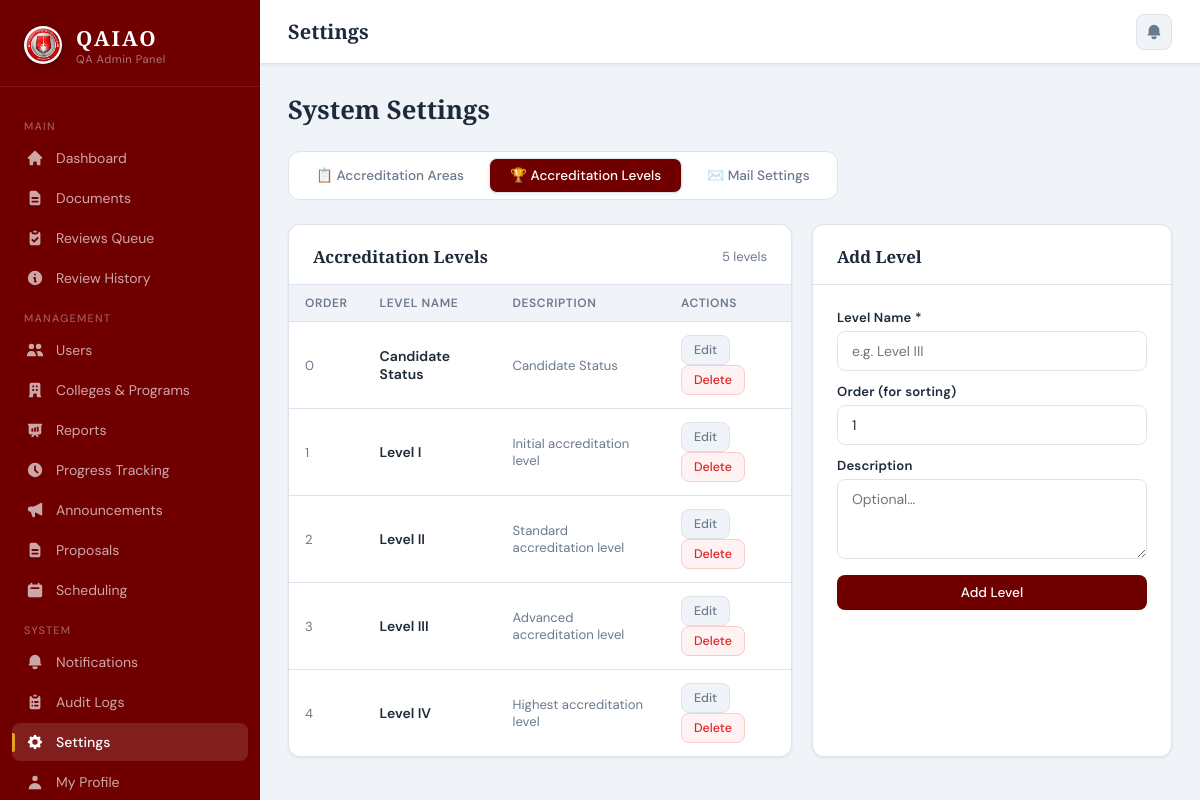
Page /admin/settings.php?tab=levels on the committed database.
### tables this page shows
CREATE TABLE IF NOT EXISTS accreditation_levels (
    id           INT UNSIGNED AUTO_INCREMENT PRIMARY KEY,
    level_name   VARCHAR(100) NOT NULL,
    level_order  TINYINT UNSIGNED NOT NULL DEFAULT 1,
    description  TEXT,
    created_at   TIMESTAMP DEFAULT CURRENT_TIMESTAMP
);

### admin/settings.php (the view, shortened to what this page needs)
<?php
include '../database/db_connect.php';
$active_tab = in_array($_GET['tab']??'', ['areas','levels','mail']) ? $_GET['tab'] : 'areas';
$areas  = $conn->query("SELECT * FROM areas WHERE parent_id IS NULL ORDER BY sort_order,area_name");
$levels = $conn->query("SELECT * FROM accreditation_levels ORDER BY level_order,level_name");
?>
<!DOCTYPE html><html lang="en"><head><title>Settings — QA System</title><?php include 'head.php'; ?>
</head>
<body><?php include 'sidebar.php'; ?>
<div class="main-content">
  <div class="topbar">
            <div class="topbar-title">Settings</div>
    <div class="topbar-right">
      <a href="notifications.php" class="notif-btn">
        <svg viewBox="0 0 20 20" fill="currentColor"><path d="M10 2a6 6 0 00-6 6v3.586l-.707.707A1 1 0 004 14h12a1 1 0 00.707-1.707L16 11.586V8a6 6 0 00-6-6zM10 18a3 3 0 01-3-3h6a3 3 0 01-3 3z"/></svg>
      </a>
    </div>
  </div>
  <div class="page-body">
    <div class="page-header"><h1 class="page-heading">System Settings</h1></div>
    <div style="display:flex;gap:4px;background:white;padding:6px;border-radius:12px;border:1px solid var(--border);margin-bottom:24px;width:fit-content;">
      <a href="?tab=areas"  class="tab-pill <?=$active_tab==='areas'?'active':''?>">📋 Accreditation Areas</a>
      <a href="?tab=levels" class="tab-pill <?=$active_tab==='levels'?'active':''?>">🏆 Accreditation Levels</a>
      <a href="?tab=mail"   class="tab-pill <?=$active_tab==='mail'?'active':''?>">✉️ Mail Settings</a>
    </div>
    <?php if($active_tab==='areas'): ?>
    <div style="display:grid;grid-template-columns:1fr 360px;gap:20px;">
      <div class="card">
        <div class="card-header">
          <span class="card-title">Accreditation Areas</span>
          <span class="text-sm text-muted"><?=$areas->num_rows?> areas</span>
        </div>
        <div class="table-wrapper">
          <table>
            <thead><tr><th>Code</th><th>Area Name</th><th>Description</th><th>Sort</th><th>Actions</th></tr></thead>
            <tbody>
            <?php if($areas->num_rows===0):?>
            <tr><td colspan="5"><div class="empty-state"><p>No areas yet.</p></div></td></tr>
            <?php else: while($a=$areas->fetch_assoc()):?>
            <tr>
              <td class="text-sm"><strong><?=htmlspecialchars($a['area_code']?:'—')?></strong></td>
              <td style="font-weight:500;"><?=htmlspecialchars($a['area_name'])?></td>
              <td class="text-sm text-muted"><?=htmlspecialchars(mb_substr($a['description']??'',0,60))?></td>
              <td class="text-sm text-muted"><?=(int)$a['sort_order']?></td>
              <td>
                <button class="btn btn-ghost btn-sm" onclick='openEditArea(<?=json_encode($a)?>')'>Edit</button>
                <form method="POST" style="display:inline;" class="swal-confirm-form" data-title="Confirm Delete" data-text="Delete this area?" data-icon="warning" data-confirm="Yes, Delete">
                  <input type="hidden" name="form_action" value="delete_area">
                  <input type="hidden" name="area_id" value="<?=$a['id']?>">
                  <button type="submit" class="btn btn-danger btn-sm">Delete</button>
                </form>
              </td>
            </tr>
            <?php endwhile; endif;?>
            </tbody>
          </table>
        </div>
      </div>
      <div class="card">
        <div class="card-header"><span class="card-title">Add Area</span></div>
        <div class="card-body">
          <form method="POST">
            <input type="hidden" name="form_action" value="create_area">
            <div class="field" style="margin-bottom:12px;"><label>Area Code</label><input type="text" name="area_code" placeholder="e.g. A1" maxlength="30"></div>
            <div class="field" style="margin-bottom:12px;"><label>Area Name *</label><input type="text" name="area_name" required placeholder="e.g. Mission and Vision"></div>
            <div class="field" style="margin-bottom:12px;"><label>Description</label><textarea name="description" rows="2" placeholder="Optional…"></textarea></div>
            <div class="field" style="margin-bottom:16px;"><label>Sort Order</label><input type="number" name="sort_order" value="0" min="0"></div>
            <button type="submit" class="btn btn-primary" style="width:100%;justify-content:center;">Add Area</button>
          </form>
        </div>
      </div>
    </div>
    <?php elseif($active_tab==='levels'): ?>
    <div style="display:grid;grid-template-columns:1fr 360px;gap:20px;">
      <div class="card">
        <div class="card-header">
          <span class="card-title">Accreditation Levels</span>
          <span class="text-sm text-muted"><?=$levels->num_rows?> levels</span>
        </div>
        <div class="table-wrapper">
          <table>
            <thead><tr><th>Order</th><th>Level Name</th><th>Description</th><th>Actions</th></tr></thead>
            <tbody>
            <?php if($levels->num_rows===0):?>
            <tr><td colspan="4"><div class="empty-state"><p>No levels yet.</p></div></td></tr>
            <?php else: while($lv=$levels->fetch_assoc()):?>
            <tr>
              <td class="text-sm text-muted"><?=(int)$lv['level_order']?></td>
              <td style="font-weight:600;"><?=htmlspecialchars($lv['level_name'])?></td>
              <td class="text-sm text-muted"><?=htmlspecialchars(mb_substr($lv['description']??'',0,70))?></td>
              <td>
                <button class="btn btn-ghost btn-sm" onclick='openEditLevel(<?=json_encode($lv)?>')'>Edit</button>
                <form method="POST" style="display:inline;" class="swal-confirm-form" data-title="Confirm Delete" data-text="Delete this level?" data-icon="warning" data-confirm="Yes, Delete">
                  <button type="submit" class="btn btn-danger btn-sm">Delete</button>
                </form>
              </td>
            </tr>
            <?php endwhile; endif;?>
            </tbody>
          </table>
        </div>
      </div>
      <div class="card">
        <div class="card-header"><span class="card-title">Add Level</span></div>
        <div class="card-body">
          <form method="POST">
            <div class="field" style="margin-bottom:12px;"><label>Level Name *</label><input type="text" name="level_name" required placeholder="e.g. Level III"></div>
            <div class="field" style="margin-bottom:12px;"><label>Order (for sorting)</label><input type="number" name="level_order" value="1" min="1"></div>
            <div class="field" style="margin-bottom:16px;"><label>Description</label><textarea name="description" rows="2" placeholder="Optional…"></textarea></div>
            <button type="submit" class="btn btn-primary" style="width:100%;justify-content:center;">Add Level</button>
          </form>
        </div>
      </div>
    </div>
    <?php endif;?>
  </div>
</div>
</body></html>

### admin/settings.php (style rules this page uses)
.tab-pill { padding:8px 20px;border-radius:8px;font-size:.85rem;color:var(--muted);cursor:pointer;text-decoration:none;display:inline-block; }
.tab-pill.active { background:var(--primary);color:white; }

### rows in the picture
accreditation_levels: level_order "0", level_name "Candidate Status", description "Candidate Status"
accreditation_levels: level_order "1", level_name "Level I", description "Initial accreditation level"
accreditation_levels: level_order "2", level_name "Level II", description "Standard accreditation level"
accreditation_levels: level_order "3", level_name "Level III", description "Advanced accreditation level"
accreditation_levels: level_order "4", level_name "Level IV", description "Highest accreditation level"

### other values in the picture
$label "Dashboard Documents Review History Colleges & Programs Reports Progress Tracking Announcements Proposals Scheduling Audit Logs Settings My Profile"
$label "Reviews Queue Users Notifications"
$levels->num_rows "5"
